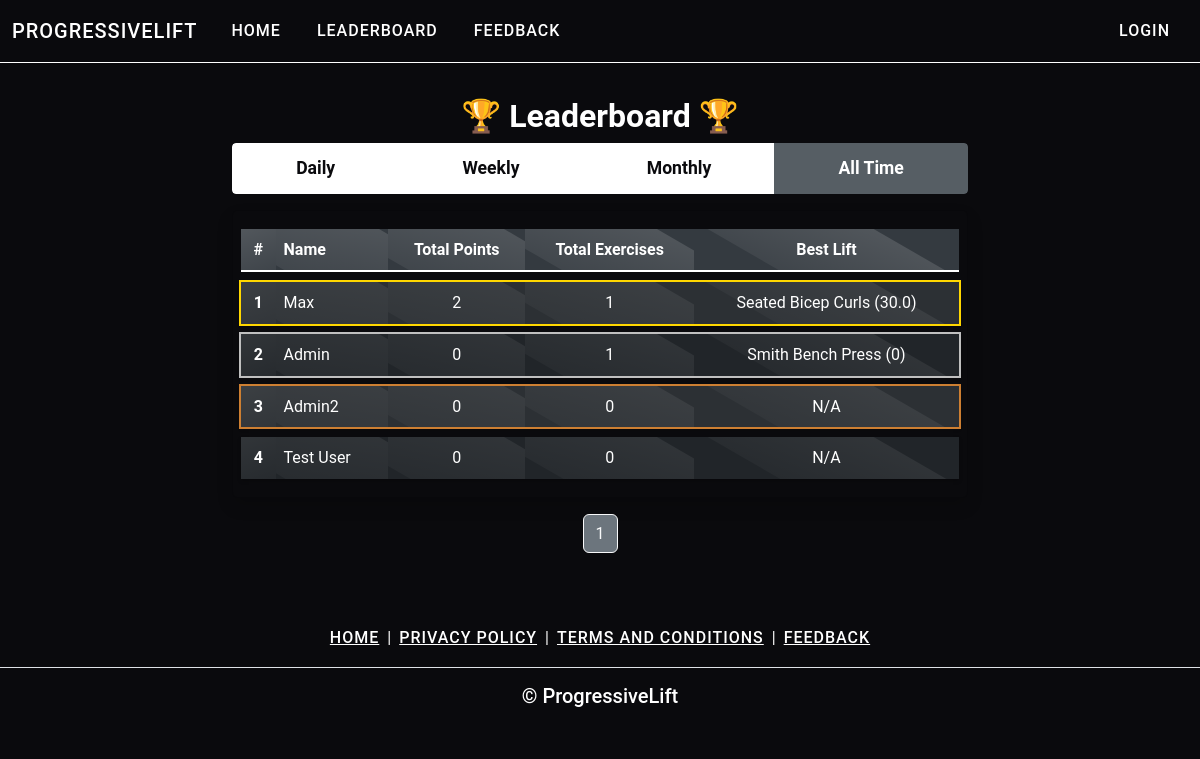
The app's page /leaderboard with its own data.
### main.py (models this page shows)
class User(UserMixin, db.Model):
    __tablename__ = "users"
    id: Mapped[int] = mapped_column(Integer, primary_key=True)
    email: Mapped[str] = mapped_column(String(100), unique=True)
    password: Mapped[str] = mapped_column(String(100))
    name: Mapped[str] = mapped_column(String(100))
    premium_level: Mapped[int] = mapped_column(Integer)
    date_of_signup: Mapped[Date] = mapped_column(Date)
    end_date_premium: Mapped[Date] = mapped_column(Date)
    points: Mapped[int] = mapped_column(Integer)
    weekly_points: Mapped[int] = mapped_column(Integer)
    monthly_points: Mapped[int] = mapped_column(Integer)
    daily_points: Mapped[int] = mapped_column(Integer)
    last_weekly_reset: Mapped[Date] = mapped_column(Date)
    last_monthly_reset: Mapped[Date] = mapped_column(Date)
    last_daily_reset: Mapped[Date] = mapped_column(Date)

### main.py (the view)
@app.route('/leaderboard', methods =['POST','GET'])
def leaderboard():
    per_page = 10
    page = request.args.get('page', 1, type=int)
    users = db.session.execute(db.select(User).order_by(User.points.desc())
                               .offset((page - 1) * per_page).limit(per_page)).scalars()
    total_users = db.session.execute(db.select(db.func.count(User.id))).scalar()
    leaderboard_data = []
    for user in users:
        total_exercises = db.session.execute(db.select(db.func.count(SetList.id))
                                             .where(SetList.user_id == user.id)).scalar()
        best_lift = db.session.execute(db.select(SetList)
                                       .where(SetList.user_id == user.id)
                                       .order_by(SetList.weight.desc())
                                       .limit(1)).scalar()
        best_lift_info = f"{best_lift.exercise} ({best_lift.weight})" if best_lift else "N/A"
        leaderboard_data.append({
            'name': user.name,
            'points': user.points,
            'weekly_points': user.weekly_points,
            'monthly_points': user.monthly_points,
            'daily_points': user.daily_points,
            'total_exercises': total_exercises,
            'best_lift': best_lift_info
        })
    total_pages = (total_users + per_page - 1) // per_page
    next_page = page + 1 if page < total_pages else None
    return render_template('leaderboard.html', leaderboard=leaderboard_data,
                           page=page, total_pages=total_pages, next_page=next_page)

### templates/leaderboard.html (shortened to what this page needs)
{% include "header.html" %}
<!DOCTYPE html>
<html lang="en">
<head>
    <link rel="stylesheet" href="{{ url_for('static', filename='css/style.css') }}">
</head>
<body class="bg-dark text-light">
    <div class="container py-3">
        <h1 class="text-center mb-2" style="font-size: 2rem;">🏆 Leaderboard 🏆</h1>
        <div class="row justify-content-center mb-3">
            <div class="col-md-8">
                <div class="btn-group w-100" role="group" aria-label="Leaderboard filter">
                    <a href="{{ url_for('leaderboard', page=request.args.get('page', 1), filter='daily') }}" class="btn btn-secondary {% if request.args.get('filter') == 'daily' %}active{% endif %}">Daily</a>
                    <a href="{{ url_for('leaderboard', page=request.args.get('page', 1), filter='weekly') }}" class="btn btn-secondary {% if request.args.get('filter') == 'weekly' %}active{% endif %}">Weekly</a>
                    <a href="{{ url_for('leaderboard', page=request.args.get('page', 1), filter='monthly') }}" class="btn btn-secondary {% if request.args.get('filter') == 'monthly' %}active{% endif %}">Monthly</a>
                    <a href="{{ url_for('leaderboard', page=request.args.get('page', 1), filter='all_time') }}" class="btn btn-secondary {% if request.args.get('filter') == 'all_time' or not request.args.get('filter') %}active{% endif %}">All Time</a>
                </div>
            </div>
        </div>
        <div class="row justify-content-center">
            <div class="col-md-8">
                <div class="card bg-secondary shadow">
                    <div class="card-body p-2">
                        <table class="table table-dark table-hover table-striped mb-0">
                            <thead class="thead-light">
                                <tr>
                                    <th scope="col" class="text-center py-2">#</th>
                                    <th scope="col" class="py-2">Name</th>
                                    <th scope="col" class="text-center py-2">
                                        {% if request.args.get('filter') == 'daily' %}
                                            Daily Points
                                        {% elif request.args.get('filter') == 'weekly' %}
                                            Weekly Points
                                        {% elif request.args.get('filter') == 'monthly' %}
                                            Monthly Points
                                        {% else %}
                                            Total Points
                                        {% endif %}
                                    </th>
                                    <th scope="col" class="text-center py-2">Total Exercises</th>
                                    <th scope="col" class="text-center py-2">Best Lift</th>
                                </tr>
                            </thead>
                            <tbody>
                                {% for user in leaderboard %}
                                    {% set rank = (page - 1) * 10 + loop.index %}
                                    <tr class="mb-3 {% if rank == 1 %}text-warning{% endif %}"
                                        {% if rank == 1 %}style="outline: 2px solid gold;"{% endif %}
                                        {% if rank == 2 %}style="outline: 2px solid silver;"{% endif %}
                                        {% if rank == 3 %}style="outline: 2px solid #cd7f32;"{% endif %}>
                                        <th scope="row" class="text-center">{{ rank }}</th>
                                        <td>{{ user.name }}</td>
                                        <td class="text-center">
                                            {% if request.args.get('filter') == 'daily' %}
                                                {{ user.daily_points }}
                                            {% elif request.args.get('filter') == 'weekly' %}
                                                {{ user.weekly_points }}
                                            {% elif request.args.get('filter') == 'monthly' %}
                                                {{ user.monthly_points }}
                                            {% else %}
                                                {{ user.points }}
                                            {% endif %}
                                        </td>
                                        <td class="text-center">{{ user.total_exercises }}</td>
                                        <td class="text-center">{{ user.best_lift }}</td>
                                    </tr>
                                {% endfor %}
                            </tbody>
                        </table>
                    </div>
                </div>
            </div>
        </div>
        <nav aria-label="Leaderboard pagination" class="mt-3">
            <ul class="pagination justify-content-center">
                {% for page_num in range(1, total_pages + 1) %}
                    <li class="page-item {% if page_num == page %}active{% endif %}">
                        <a class="page-link bg-secondary text-light border-light" href="{{ url_for('leaderboard', page=page_num, filter=request.args.get('filter', 'all_time')) }}">{{ page_num }}</a>
                    </li>
                {% endfor %}
            </ul>
        </nav>
    </div>
</body>
</html>
{% include "footer.html" %}

### templates/header.html (shortened to what this page needs)
<!doctype html>
<html lang="en" data-bs-theme="auto">
  <head>
    <link rel="stylesheet" href="https://cdn.jsdelivr.net/npm/@docsearch/css@3">
    <link href="https://cdn.jsdelivr.net/npm/bootstrap@5.3.3/dist/css/bootstrap.min.css" rel="stylesheet">
    <link rel="stylesheet" href="static/css/style.css" />
<nav class="navbar navbar-expand-lg bg-body-tertiary {% if request.path == '/' %}fixed-top{% endif %}">
  <div class="container-fluid">
    <a class="navbar-brand">ProgressiveLift</a>
    <div class="collapse navbar-collapse" id="navbarNav">
      <ul class="navbar-nav">
        {% if current_user.is_authenticated: %}
        <li class="nav-item">
          <a class="nav-link text-white" href="{{url_for('workouts')}}">Workouts</a>
        </li>
        <li class="nav-item">
          <a class="nav-link text-white" href="{{url_for('leaderboard', page=1)}}">Leaderboard</a>
        </li>
        <li class="nav-item">
          <a class="nav-link text-white" href="{{url_for('user_page', user_id=current_user.id) }}">Profile</a>
        </li>
        <li class="nav-item">
          <a class="nav-link text-white" href="{{url_for('feedback') }}">Feedback</a>
        </li>
        <li class="nav-item">
          <a class="nav-link text-white" href="{{url_for('logout')}}">Logout</a>
        </li>
        {% else %}
        {% if request.path == '/' %}
        <li class="nav-item">
          <a class="nav-link text-white" href="/">Home</a>
        </li>
        <li class="nav-item">
          <a class="nav-link text-white" href="#pricing">Pricing</a>
        </li>
        {% elif request.path == '/leaderboard' %}
        <li class="nav-item">
          <a class="nav-link text-white" href="/">Home</a>
        </li>
        {% endif %}
        <li class="nav-item">
          <a class="nav-link text-white" aria-current="page" href="{{url_for('leaderboard', page=1)}}">Leaderboard</a>
        </li>
        <li class="nav-item">
          <a class="nav-link text-white" href="{{url_for('feedback') }}">Feedback</a>
        </li>
        {% endif %}
      </ul>
      <ul class="navbar-nav ms-auto">
        {% if not current_user.is_authenticated and request.path != '/login': %}
        <li class="nav-item">
          <a class="nav-link text-white" href="{{url_for('login') }}">Login</a>
        </li>
        {% endif %}
      </ul>
    </div>
  </div>
</nav>

### templates/footer.html (shortened to what this page needs)
<footer class="py-3 my-4">
  <ul class="nav justify-content-center border-bottom pb-3 mb-3">
    <li class="nav-item"><a href="" class="nav-link2 px-2 text-body-secondary">Home</a></li>
    <li class="nav-item">|</li>
    <li class="nav-item"><a href="{{url_for('privacy_policy')}}" class="nav-link2 px-2 text-body-secondary">Privacy Policy</a></li>
    <li class="nav-item">|</li>
    <li class="nav-item"><a href="{{url_for('terms_and_conditions')}}" class="nav-link2 px-2 text-body-secondary">Terms and Conditions</a></li>
    <li class="nav-item">|</li>
    <li class="nav-item"><a href="{{url_for('feedback')}}" class="nav-link2 px-2 text-body-secondary">Feedback</a></li>
  </ul>
  <h5 class="text-center text-white">© ProgressiveLift</h5>
</footer>

### static/css/style.css (style rules this page uses)
body { font-family: 'Roboto', sans-serif; background-color: #0a0a0d; color: #ffffff; line-height: 1.6; margin: 0; padding: 0; }
.navbar { background-color: #0a0a0d !important; box-shadow: 0 2px 4px rgba(0,0,0,0.1); padding: 10px 0; border-bottom: 1px solid #ffffff; }
.navbar-brand, .nav-link { color: #fff; font-weight: 500; text-transform: uppercase; letter-spacing: 1px; transition: color 0.3s ease; }
.navbar-nav { align-items: center; }
.navbar-nav .nav-item { margin: 0 10px; }
.navbar-nav.ms-auto { margin-left: auto; }
.btn-secondary { background-color: #fff; color: #0a0a0d; border: none; padding: 12px 30px; font-size: 1.1rem; font-weight: 600; transition: all 0.3s ease; }
footer { background-color: #0a0a0d; color: #fff; padding: 20px 0; text-align: center; }
.nav-link2 { color: #fff !important; font-weight: 500; text-transform: uppercase; letter-spacing: 1px; transition: color 0.3s ease; }
.text-center { color: white; }
.bg-dark { background-color: #0a0a0d !important; }
.card.bg-secondary { background-color: #0a0a0d !important; }
h1 { text-align: center; font-size: 2.5rem; font-weight: bold; margin: 20px auto 15px; width: 100%; }
@media (max-width: 1200px) { h1 { font-size: 2.2rem; margin: 18px auto 13px; } }
.pagination .page-item .page-link { background-color: #ffffff; color: #000000; border-color: #000000; }
.pagination .page-item.active .page-link { background-color: #000000; color: #ffffff; border-color: #ffffff; }
.table-dark.table-hover tbody tr { margin-bottom: 10px; background-color: #343a40; background-image: linear-gradient(to bottom, #3a4149, #2c3136); box-shadow: 0 2px 4px rgba(0, 0, 0, 0.2); transition: all 0.3s ease; }
.table-dark.table-hover tbody tr:not(:last-child) { margin-bottom: 10px; }
.table-dark.table-hover { border-collapse: separate; border-spacing: 0 10px; }
.card-body { padding-bottom: 10px; }
.table-dark.table-hover tbody tr td, .table-dark.table-hover tbody tr th { border: none; position: relative; overflow: hidden; }
.table-dark.table-hover tbody tr td::after, .table-dark.table-hover tbody tr th::after { content: ''; position: absolute; top: -50%; left: -50%; width: 200%; height: 200%; background: linear-gradient(to bottom right, rgba(255, 255, 255, 0.1), transparent); transform: rotate(30deg); pointer-events: none; }
.table-dark.table-hover thead tr th { border-bottom: 2px solid #fff; background-color: #343a40; position: relative; overflow: hidden; }
.table-dark.table-hover thead tr th::after { content: ''; position: absolute; top: -50%; left: -50%; width: 200%; height: 200%; background: linear-gradient(to bottom right, rgba(255, 255, 255, 0.2), transparent); transform: rotate(30deg); pointer-events: none; }
.btn-group.w-100 { border-radius: 0.25rem; overflow: hidden; }
.btn-group.w-100 .btn-secondary { border-radius: 0.25rem; }
.btn-group.w-100 .btn-secondary:not(:last-child) { border-top-right-radius: 0; border-bottom-right-radius: 0; }
.btn-group.w-100 .btn-secondary:not(:first-child) { border-top-left-radius: 0; border-bottom-left-radius: 0; }

### records on screen
User: premium_level "1", name "Max", points "2", total_exercises "1", best_lift "Seated Bicep Curls (30.0)"
User: rank "2", name "Admin", points "0", total_exercises "1", best_lift "Smith Bench Press (0)"
User: rank "3", name "Admin2", points "0", total_exercises "0", best_lift "N/A"
User: id "4", name "Test User", points "0", total_exercises "0", best_lift "N/A"

### other values on screen
{{ page_num }} "1"
